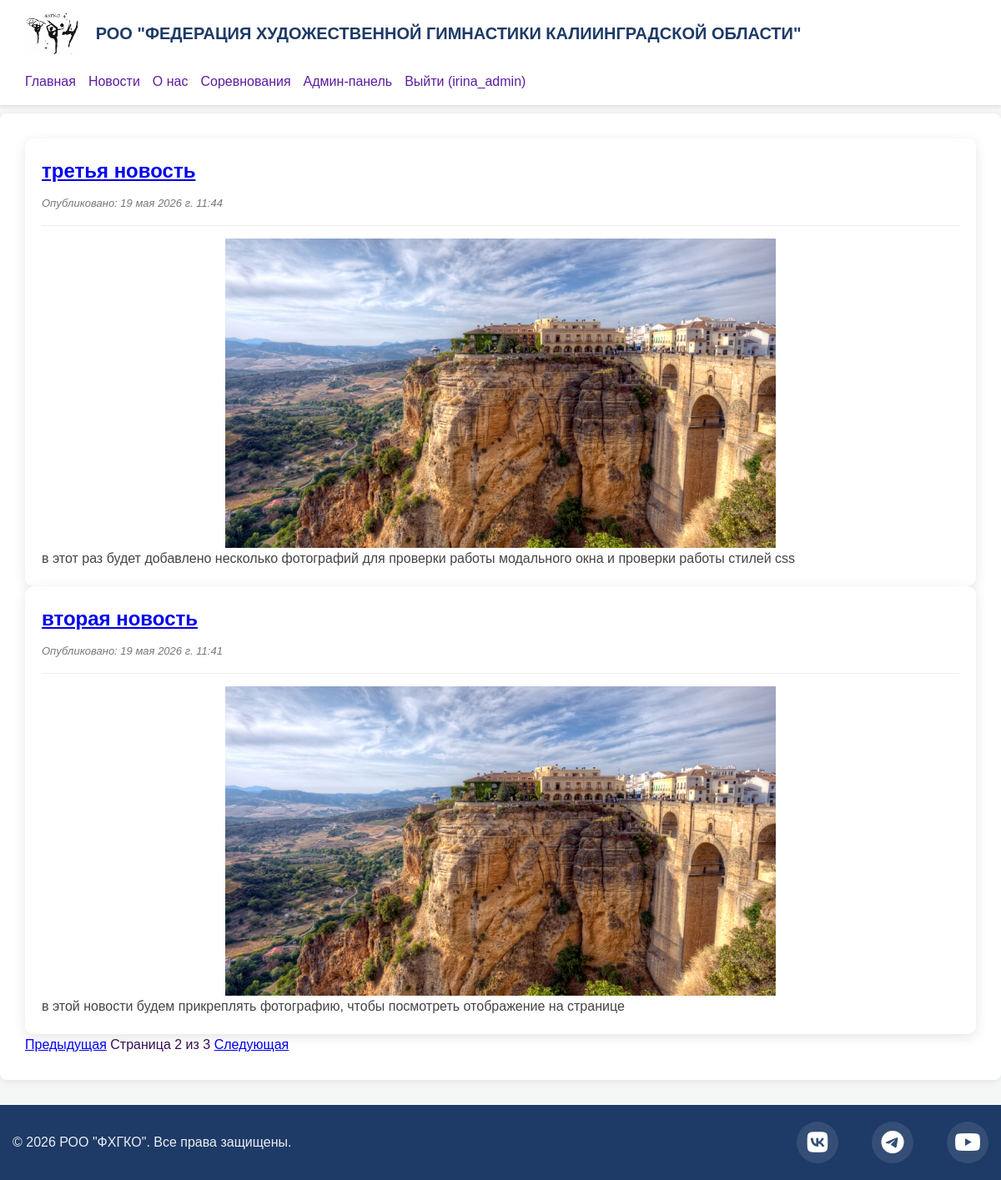
Page /news/?page_number=2 (signed in) on the committed database.
### irina_app/models.py (models this page shows, shortened)
class News(models.Model):
    author = models.ForeignKey(User, on_delete=models.CASCADE, related_name="autored_news") # related_name="posts" некое виртуальное поле, через которое мы можем достучаться до всех постов нашего Юзера
    title = models.CharField(max_length=250)
    text = models.CharField(max_length=10_000)
    publish_date = models.DateTimeField(auto_now_add=True) # при создании записи время укажется автоматически (auto_now_add=True)
    class Meta:
        verbose_name = "Новость"
        verbose_name_plural = "Новости"

class NewsImage(models.Model):
    news = models.ForeignKey(News, on_delete=models.CASCADE, related_name='images')
    image = models.ImageField(upload_to="news/", blank=False, null=False)

### irina_app/views.py (the view)
# urls.py: path('news/', irina_app.views.news_list, name="news_list"),
def news_list(request):
    all_news = News.objects.all().order_by("-publish_date") # от большего к меньшему знак - от новых к старым
    paginator = Paginator(all_news, 2) # чтобы показывал 2 поста за раз , а не всю кучу
    page_number = request.GET.get("page_number", 1) # из reqest через GET запрос пытаемся получить то, что приходит по ключу "page_number", если ничего, пусть будет первая страница
    page_obj = paginator.get_page(page_number) # бурум нужную пачку постов из пагинатора
    context={"all_news": page_obj, "title": "news", "paginator": paginator,
        "page_obj": page_obj,}
    return render(request, "irina_app/templates/news_list.html", context)

### irina_app/templates/irina_app/templates/news_list.html (shortened to what this page needs)
{% extends "irina_app/templates/base.html" %}
{% load static %}
{% block css_block %}
    <link rel="stylesheet" href="{% static 'irina_app/static/css/base.css' %}">
    <link rel="stylesheet" href="{% static 'irina_app/static/css/news.css' %}">
    <link rel="stylesheet" href="{% static 'irina_app/static/css/modal.css' %}">
{% endblock %}
{% block main_block %}
<div id="all_news_container">
    {% for new in all_news %}
        <div class="new_container">
            <div class="new_header">
                <h2 class="new_title">
                    <a href="#" class="open-modal-link" data-news-id="{{ new.id }}">{{ new.title }}</a>
                </h2>
                <p class="new_date">Опубликовано: {{ new.publish_date }}</p>
            </div>
            <div class="new_content">
                {% if new.images.first %}
                    <img src="{{ new.images.first.image.url }}" alt="new_image" class="new_img">
                {% endif %}
                <p class="new_text">{{ new.text|truncatewords:50 }}</p>
            </div>
        </div>
    {% endfor %}
    <div id="pagination" class="pagination">
        {% if page_obj.has_previous %}
            <a href="?page_number={{ page_obj.previous_page_number }}">Предыдущая</a>
        {% endif %}
        <span class="current">Страница {{ page_obj.number }} из {{ page_obj.paginator.num_pages }}</span>
        {% if page_obj.has_next %}
            <a href="?page_number={{ page_obj.next_page_number }}">Следующая</a>
        {% endif %}
    </div>
</div>
{% endblock %}

### irina_app/templates/irina_app/templates/base.html (shortened to what this page needs)
<!DOCTYPE html>
{% load static %}
<html lang="ru">
<head>
    <link rel="stylesheet" href="{% static 'irina_app/static/css/base.css' %}">
    <link rel="stylesheet" href="https://cdnjs.cloudflare.com/ajax/libs/font-awesome/6.5.1/css/all.min.css">
    {% block css_block %}{% endblock %}
</head>
<body>
    <header>
        <div>
            <img src="{% static 'irina_app/static/img/logo.jpg' %}" alt="Логотип" style="height: 50px; vertical-align: middle;">
            <span style="font-size: 20px; margin-left: 10px;">РОО "ФЕДЕРАЦИЯ ХУДОЖЕСТВЕННОЙ ГИМНАСТИКИ КАЛИИНГРАДСКОЙ ОБЛАСТИ"</span>
        </div>
        <nav id="main_menu">
            <a href="{%url 'index'%}">Главная</a>
            <a href="{%url 'news_list'%}">Новости</a>
            <a href="{%url 'info'%}">О нас</a>
            <a href="{%url 'all_starts'%}">Соревнования</a>
            {% if user.is_authenticated %}
                {% if user.is_superuser %}
                    <a href="{% url 'admin_panel' %}">Админ-панель</a>
                    <a href="{% url 'user_logout' %}">Выйти ({{ user.username }})</a>
                {% else %}
                    <a href="{% url 'user_login' %}">Служебный вход</a>
                {% endif %}
            {% else %}
                <a href="{% url 'user_login' %}">Служебный вход</a>
            {% endif %}
        </nav>
    </header>
    <main>{% block main_block %}{% endblock %}</main>
    <footer>
        <div class="footer-container">
            <div class="footer-copyright">
                <p>© 2026 РОО "ФХГКО". Все права защищены.</p>
            </div>
            <div class="footer-social">
                <a href="https://vk.com/your_page" target="_blank" class="social-icon vk" aria-label="ВКонтакте">
                    <i class="fab fa-vk"></i>
                </a>
                <a href="https://t.me/your_channel" target="_blank" class="social-icon telegram" aria-label="Telegram">
                    <i class="fab fa-telegram-plane"></i>
                </a>
                <a href="https://www.youtube.com/c/your_channel" target="_blank" class="social-icon youtube" aria-label="YouTube">
                    <i class="fab fa-youtube"></i>
                </a>
            </div>
        </div>
    </footer>
</body>
</html>

### irina_app/static/irina_app/static/css/base.css (style rules this page uses)
body { font-family: 'Arial', sans-serif; margin: 0; padding: 0; background-color: #f4f7f6; color: #331052; line-height: 1.6; }
header { background-color: #ffffff; padding: 15px 30px; box-shadow: 0 2px 4px rgba(0, 0, 0, 0.1); display: flex; flex-wrap: wrap; justify-content: space-between; align-items: center; gap: 20px; }
header div { display: flex; align-items: center; flex-shrink: 0; }
header img { height: 50px; vertical-align: middle; margin-right: 10px; }
header span { font-size: 22px; font-weight: bold; color: #1e3a67; }
#main_menu { display: flex; flex-wrap: wrap; justify-content: center; gap: 15px; }
#main_menu a { text-decoration: none; color: #5b1c9f; font-size: 16px; transition: color 0.3s ease; white-space: nowrap; }
main { padding: 30px; max-width: 1920px; min-height: 55vh; margin: 10px auto; background-color: #ffffff; border-radius: 8px; box-shadow: 0 2px 8px rgba(0, 0, 0, 0.08); }
footer { background-color: #1e3a67; color: #fff; margin-top: 30px; padding: 20px 15px; }
.footer-container { max-width: 1400px; margin: 0 auto; display: flex; justify-content: space-between; align-items: center; flex-wrap: nowrap; gap: 40px; }
.footer-copyright { flex-shrink: 0; }
.footer-copyright p { margin: 0; font-size: 16px; color: #ecf0f1; white-space: nowrap; }
.footer-social { display: flex; gap: 40px; align-items: center; flex-shrink: 0; }
.social-icon { display: flex; align-items: center; justify-content: center; width: 50px; height: 50px; border-radius: 50%; background-color: rgba(255, 255, 255, 0.1); color: white; text-decoration: none; font-size: 28px; transition: all 0.3s ease; }
.footer-social .social-icon { animation: fadeInUp 0.4s ease forwards; opacity: 0; }
.footer-social .social-icon:nth-child(1) { animation-delay: 0.1s; }
.footer-social .social-icon:nth-child(2) { animation-delay: 0.2s; }
.footer-social .social-icon:nth-child(3) { animation-delay: 0.3s; }

### irina_app/static/irina_app/static/css/news.css (style rules this page uses)
.new_container { background-color: #ffffff; border-radius: 10px; box-shadow: 0 4px 15px rgba(0, 0, 0, 0.1); padding: 20px; transition: transform 0.3s ease, box-shadow 0.3s ease; display: flex; flex-direction: column; }
.new_header { border-bottom: 1px solid #eee; padding-bottom: 15px; margin-bottom: 15px; }
.new_title { font-size: 24px; color: #1e3a67; margin: 0 0 10px 0; font-weight: 600; }
.new_date { font-size: 13px; color: #777; margin: 0; font-style: italic; }
.new_content { flex-grow: 1; }
.new_img { width: 60%; margin-right: auto; margin-left: auto; display: block; }
.new_text { font-size: 16px; color: #444; margin: 0; text-align: justify; }

### rows in the picture
News: title "третья новость", publish_date "19 мая 2026 г. 11:44", images.first.image (picture), text "в этот раз будет добавлено несколько фотографий для проверки работы модального окна и проверки работы стилей css"
News: title "вторая новость", publish_date "19 мая 2026 г. 11:41", images.first.image (picture), text "в этой новости будем прикреплять фотографию, чтобы посмотреть отображение на странице"

### other values in the picture
{{ user.username }} "irina_admin"
{{ page_obj.number }} "2"
{{ page_obj.paginator.num_pages }} "3"
